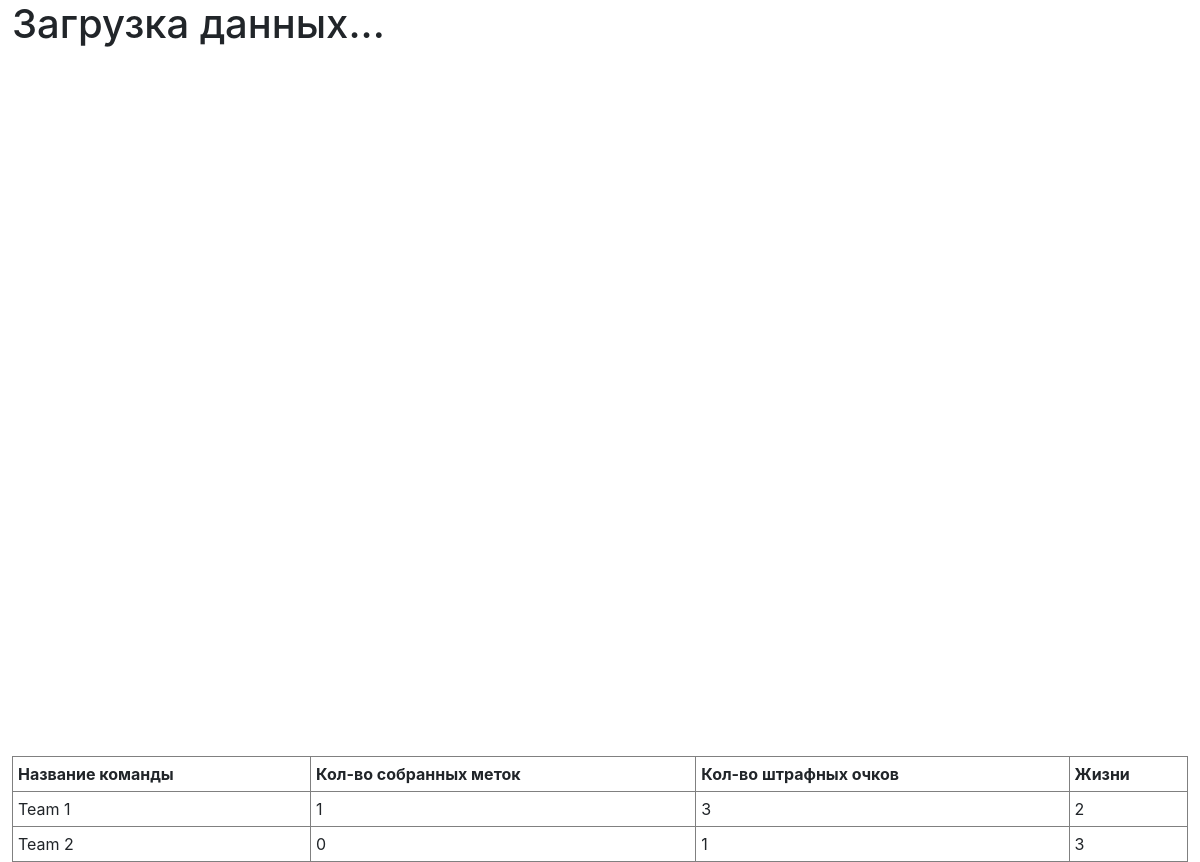
The app's page /, older data.
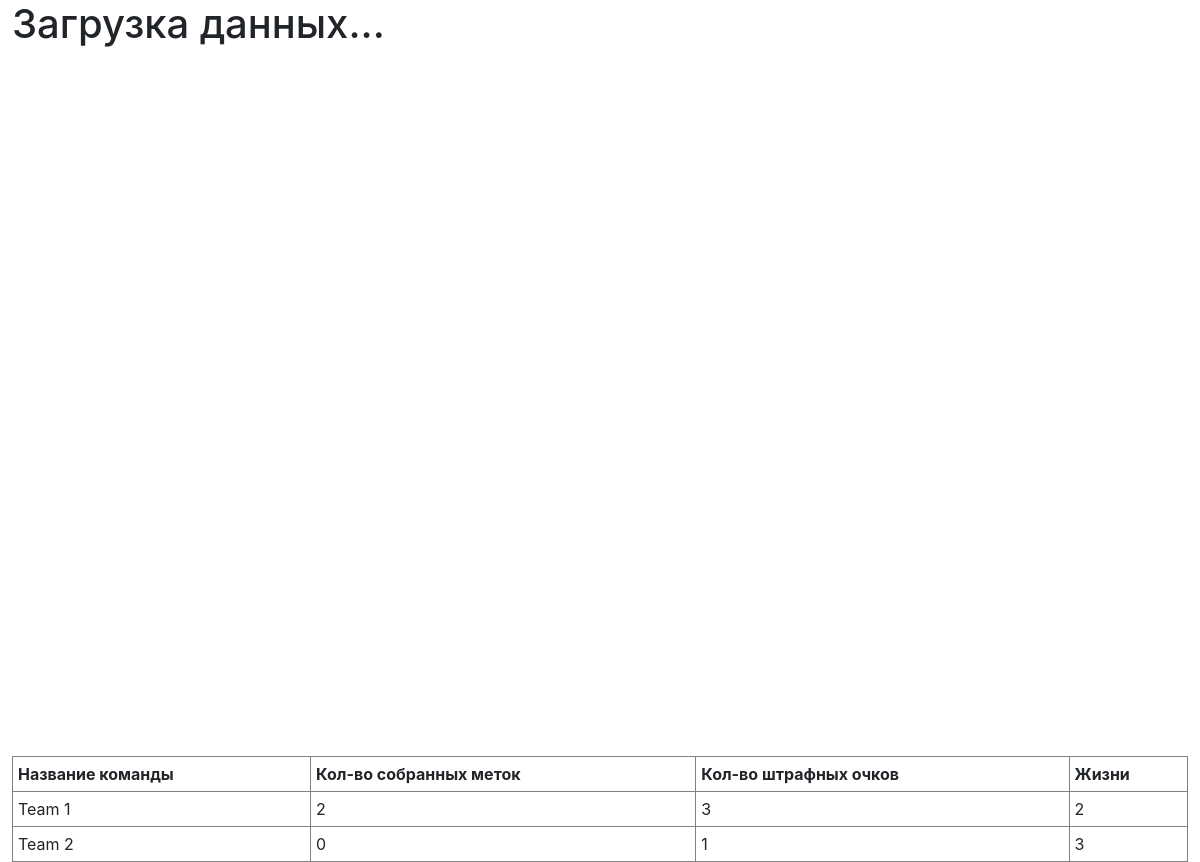
The same page, newer data.
### quest_api/models.py (models this page shows, shortened)
class Team(models.Model):
    name = models.CharField(max_length=512)
    uid = models.CharField(max_length=120)
    count_fail_marker_key = models.IntegerField(default=0)
    latitude = models.DecimalField(max_digits=9, decimal_places=6)
    longitude = models.DecimalField(max_digits=9, decimal_places=6)
    url_image = models.CharField(max_length=1024)
    standard_of_living = models.IntegerField(default=3)
    count_take_respawn = models.IntegerField(default=0)
    count_jacket = models.IntegerField(default=0)
    count_flamethrower = models.IntegerField(default=0)
    time_contact_marker = models.DateTimeField(default=0)

### status/views.py (the view)
def index(request):
    markers = Marker.objects.all()
    teams = Team.objects.all()
    return render(request, 'status/index.html', {
        'teams': teams,
        'markers': markers,
        'centerMap': '[54.333064, 48.385672]'
    })

### status/templates/status/index.html (shortened to what this page needs)
<!DOCTYPE html>
<html lang="en">
<head>
    <link rel="stylesheet" href="https://stackpath.bootstrapcdn.com/bootstrap/4.1.3/css/bootstrap.min.css"
>
</head>
<body>
<div id="container">
    <h1 id="status">Загрузка данных...</h1>
    <div id="map" style="width: 100%; height: 700px"></div>
    <table border="1" width="100%" cellpadding="5" id="turnerTable">
        <tr>
            <th>Название команды</th>
            <th>Кол-во собранных меток</th>
            <th>Кол-во штрафных очков</th>
            <th>Жизни</th>
        </tr>
        {% for team in teams %}
            <tr>
                <td>{{ team.name }}</td>
                <td>{{ team.taken_markers.count }}</td>
                <td>{{ team.count_fail_marker_key }}</td>
                <td>{{ team.standard_of_living }}</td>
            </tr>
        {% endfor %}
    </table>
</div>
</body>
</html>

Row changes from the older to the newer data that the page shows:
changed Team "Team 1": taken_markers.count "1" → "2"
